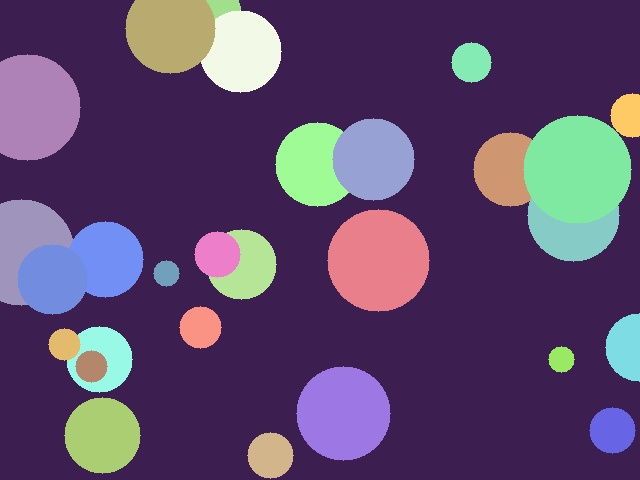
#> input picture Modul01 - Pendahuluan Komputer Vision/praktikum/image/abstrak.jpg, 640 x 480 px, given in place of dokumen.jpg, which was not available
$ python 05_thresholding_global.py
#> lines starting #> are read from the running program, lines starting #| are printed output that depends on the picture; after the words box and inside, x2 and y2 are one past the last pixel; in counts of white or black regions, pixels touching at a corner belong together; pictures that were not available may be replaced by others from this repository, and a replacement may not be noted
"""
==========================================================================
PERCOBAAN 05: THRESHOLDING GLOBAL
==========================================================================
Thresholding global mengkonversi gambar grayscale menjadi biner
menggunakan satu nilai threshold yang sama untuk seluruh gambar.

Fungsi:
- cv2.threshold(src, thresh, maxval, type) → thresholding global
  Tipe: THRESH_BINARY, THRESH_BINARY_INV, THRESH_TRUNC,
        THRESH_TOZERO, THRESH_TOZERO_INV
==========================================================================
"""

import cv2
import numpy as np
import os
import matplotlib.pyplot as plt

SCRIPT_DIR = os.path.dirname(os.path.abspath(__file__))
IMAGE_DIR = os.path.join(SCRIPT_DIR, "image")
OUTPUT_DIR = os.path.join(SCRIPT_DIR, "output")
os.makedirs(OUTPUT_DIR, exist_ok=True)

img = cv2.imread(os.path.join(IMAGE_DIR, "dokumen.jpg"))
#> img is the input picture: shape (480, 640, 3); mean B, G, R 109.1, 74.4, 93.5
if img is None:
    print("[ERROR] Jalankan download_image.py terlebih dahulu!"); exit()

gray = cv2.cvtColor(img, cv2.COLOR_BGR2GRAY)

print("=" * 60)
print("PERCOBAAN 05: THRESHOLDING GLOBAL")
print("=" * 60)

# ============================================================
# 1. Lima Tipe Thresholding
# ============================================================
print("\n--- 1. Lima Tipe Thresholding ---")

thresh_val = 127
types = [
    (cv2.THRESH_BINARY, "BINARY"),
    (cv2.THRESH_BINARY_INV, "BINARY_INV"),
    (cv2.THRESH_TRUNC, "TRUNC"),
    (cv2.THRESH_TOZERO, "TOZERO"),
    (cv2.THRESH_TOZERO_INV, "TOZERO_INV"),
]

type_results = []
for ttype, name in types:
    # threshold() mengembalikan (nilai_thresh, gambar_hasil)
    ret, result = cv2.threshold(gray, thresh_val, 255, ttype)
    type_results.append((name, result))
    unique = len(np.unique(result))
    print(f"  {name:15s}: ret={ret:.0f}, unique_vals={unique}")
#> this loop made 5 passes
#> unique on passes 1 to 5: 2, 2, 29, 106, 29
#|   BINARY         : ret=127, unique_vals=2
#|   BINARY_INV     : ret=127, unique_vals=2
#|   TRUNC          : ret=127, unique_vals=29
#|   TOZERO         : ret=127, unique_vals=106
#|   TOZERO_INV     : ret=127, unique_vals=29
#> pass 1, `ret, result = cv2.threshold(gray, thresh_val, 255, ttype)`:
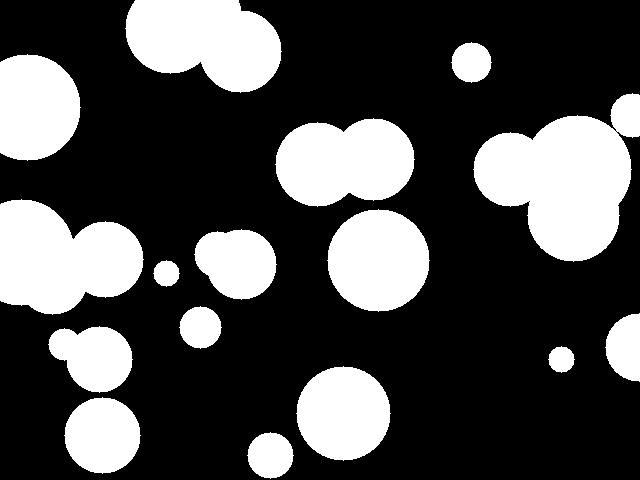
#> result: shape (480, 640); 29.8% white; 16 white regions, largest, box (x1, y1, x2, y2) and area: (473, 93, 640, 262) 16788, (0, 199, 144, 315) 11976, (125, 0, 282, 93) 10875
#> after the loop:
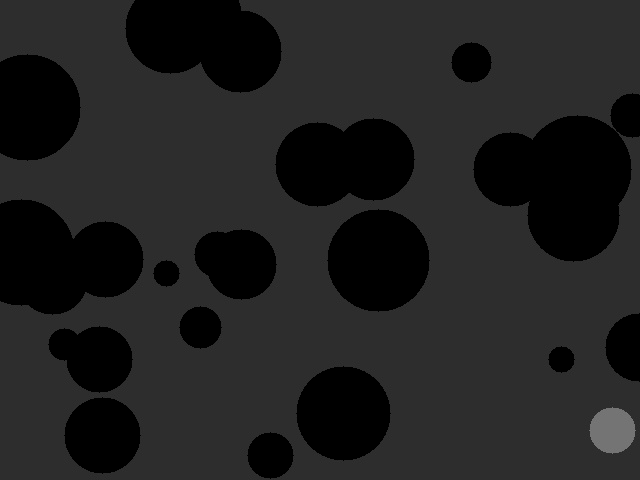
#> result: shape (480, 640); min 0, max 122, mean 32
#> after the loop, type_results = 5 items

# ============================================================
# 2. Variasi Nilai Threshold
# ============================================================
print("\n--- 2. Variasi Nilai Threshold ---")

thresh_list = [50, 80, 100, 127, 160, 200]
thresh_results = []

for t in thresh_list:
    ret, result = cv2.threshold(gray, t, 255, cv2.THRESH_BINARY)
    # Hitung persentase piksel putih (foreground)
    white_pct = np.sum(result == 255) / result.size * 100
    thresh_results.append(result)
    print(f"  T={t:3d}: {white_pct:.1f}% piksel putih")
#> this loop made 6 passes
#> (ret, white_pct) on passes 1 to 6: (50, 30.39), (80, 30.38), (100, 30.38), (127, 29.84), (160, 18.4), (200, 5.07)
#|   T= 50: 30.4% piksel putih
#|   T= 80: 30.4% piksel putih
#|   T=100: 30.4% piksel putih
#|   T=127: 29.8% piksel putih
#|   T=160: 18.4% piksel putih
#|   T=200: 5.1% piksel putih
#> pass 1, `ret, result = cv2.threshold(gray, t, 255, cv2.THRESH_BINARY)`:
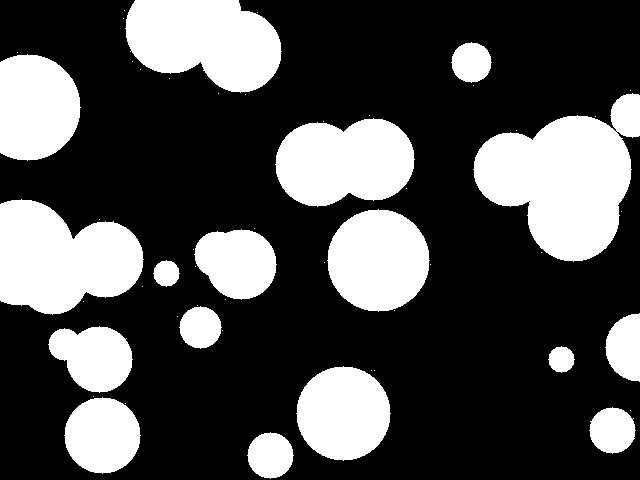
#> result: shape (480, 640); 30.4% white; 53 white regions (36 under 20 px), largest, box (x1, y1, x2, y2) and area: (473, 93, 640, 262) 16789, (0, 199, 144, 315) 11978, (125, 0, 282, 93) 10877
#> after the loop, thresh_results = 6 items

# ============================================================
# 3. Thresholding Manual (NumPy)
# ============================================================
print("\n--- 3. Thresholding Manual ---")

# Implementasi manual
T = 127
manual_binary = np.where(gray > T, 255, 0).astype(np.uint8)

# Verifikasi dengan OpenCV
_, opencv_binary = cv2.threshold(gray, T, 255, cv2.THRESH_BINARY)
diff = cv2.absdiff(manual_binary, opencv_binary).max()
#> diff = 0
print(f"  Perbedaan manual vs OpenCV: {diff}")
#|   Perbedaan manual vs OpenCV: 0

# ============================================================
# 4. Thresholding pada Gambar Berwarna (per channel)
# ============================================================
print("\n--- 4. Thresholding per Channel ---")

b, g, r = cv2.split(img)
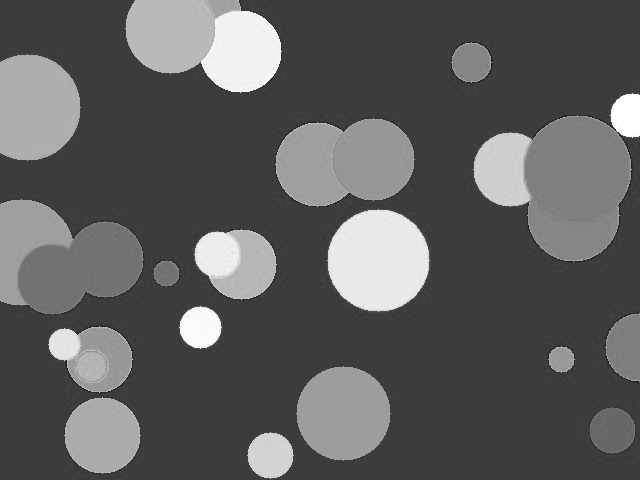
#> r: shape (480, 640); min 15, max 255, mean 93.5
_, b_thresh = cv2.threshold(b, 127, 255, cv2.THRESH_BINARY)
#> b_thresh: shape (480, 640); 25.3% white; 25 white regions (4 under 20 px), largest, box (x1, y1, x2, y2) and area: (475, 115, 632, 262) 12553, (0, 199, 144, 315) 11976, (275, 118, 415, 207) 9665
_, g_thresh = cv2.threshold(g, 127, 255, cv2.THRESH_BINARY)
_, r_thresh = cv2.threshold(r, 127, 255, cv2.THRESH_BINARY)
#> r_thresh: shape (480, 640); 24.1% white; 101 white regions (79 under 20 px), largest, box (x1, y1, x2, y2) and area: (125, 0, 282, 93) 10875, (275, 118, 415, 207) 9664, (473, 93, 640, 262) 8712
# Gabungkan kembali
color_thresh = cv2.merge([b_thresh, g_thresh, r_thresh])
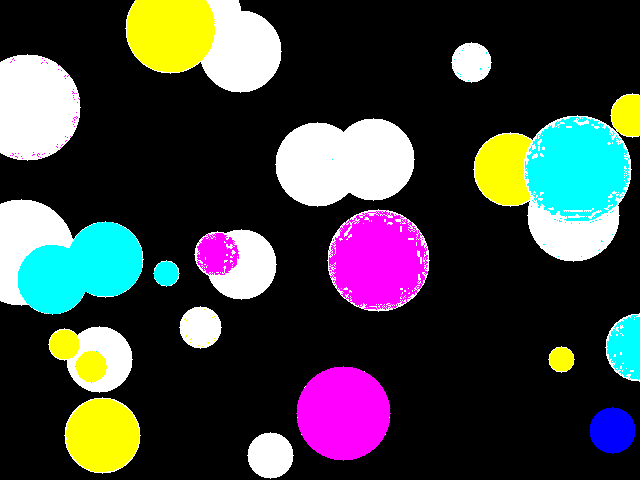
#> color_thresh: shape (480, 640, 3); mean B, G, R 64.4, 63.5, 61.6
print("  Threshold T=127 di setiap channel BGR")

# ============================================================
# 5. Visualisasi
# ============================================================
fig, axes = plt.subplots(3, 4, figsize=(20, 15))

# Baris 1: Lima tipe
axes[0, 0].imshow(gray, cmap='gray')
axes[0, 0].set_title("Original")
axes[0, 0].axis("off")

for i, (name, res) in enumerate(type_results[:3]):
    axes[0, i + 1].imshow(res, cmap='gray')
    axes[0, i + 1].set_title(name)
    axes[0, i + 1].axis("off")
#> this loop made 3 passes
#> name on passes 1 to 3: 'BINARY', 'BINARY_INV', 'TRUNC'

# Baris 2: Sisa tipe + variasi threshold
for i in range(2):
    name, res = type_results[3 + i]
    axes[1, i].imshow(res, cmap='gray')
    axes[1, i].set_title(name)
    axes[1, i].axis("off")
#> this loop made 2 passes
#> pass 1, `name, res = type_results[3 + i]`:
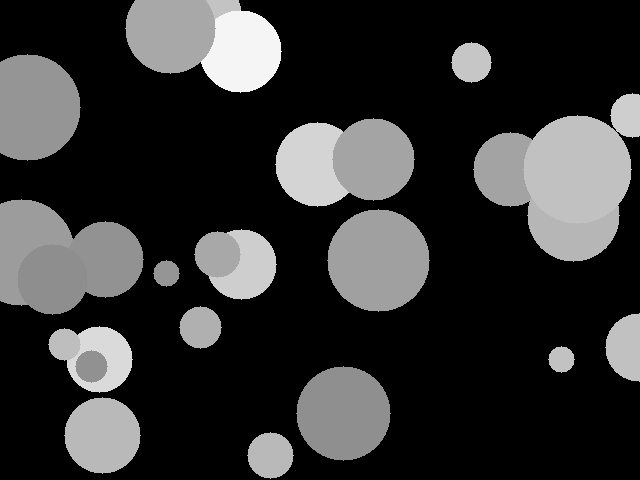
#> res: shape (480, 640); min 0, max 252, mean 52.3

axes[1, 2].imshow(thresh_results[0], cmap='gray')
axes[1, 2].set_title("T=50")
axes[1, 2].axis("off")

axes[1, 3].imshow(thresh_results[3], cmap='gray')
axes[1, 3].set_title("T=127")
axes[1, 3].axis("off")

# Baris 3: Variasi threshold + warna
axes[2, 0].imshow(thresh_results[1], cmap='gray')
axes[2, 0].set_title("T=80")
axes[2, 0].axis("off")

axes[2, 1].imshow(thresh_results[5], cmap='gray')
axes[2, 1].set_title("T=200")
axes[2, 1].axis("off")

axes[2, 2].imshow(cv2.cvtColor(color_thresh, cv2.COLOR_BGR2RGB))
axes[2, 2].set_title("Per-Channel")
axes[2, 2].axis("off")

# Histogram + threshold line
axes[2, 3].hist(gray.ravel(), 256, [0, 256], color='steelblue', alpha=0.7)
axes[2, 3].axvline(x=127, color='red', linestyle='--', label='T=127')
axes[2, 3].set_title("Histogram + T")
axes[2, 3].legend()

plt.suptitle("Percobaan 05: Thresholding Global", fontsize=16, fontweight="bold")
plt.tight_layout()

path = os.path.join(OUTPUT_DIR, "05_thresholding_global_hasil.png")
plt.savefig(path, dpi=150, bbox_inches="tight")
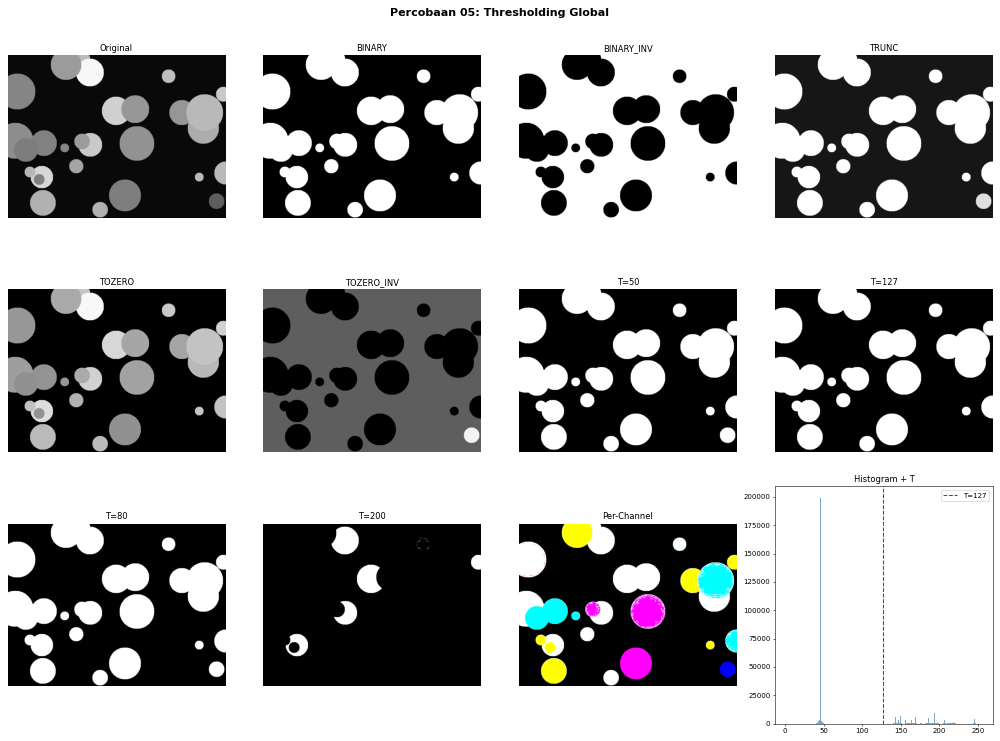
#> figure drawn by matplotlib, 12 panels; panel 12: tallest bar 199288 high, from x = 45 to 46
print(f"\n[OUTPUT] {path}")

# ============================================================
# RINGKASAN
# ============================================================
print("\n" + "=" * 60)
print("RINGKASAN PERCOBAAN 05")
print("=" * 60)
print("""
1. BINARY: piksel > T → 255, lainnya → 0
2. BINARY_INV: piksel > T → 0, lainnya → 255
3. TRUNC: piksel > T → T, lainnya tetap
4. TOZERO: piksel > T → tetap, lainnya → 0
5. TOZERO_INV: piksel > T → 0, lainnya tetap
6. Pemilihan T yang tepat sangat penting untuk hasil
""")
